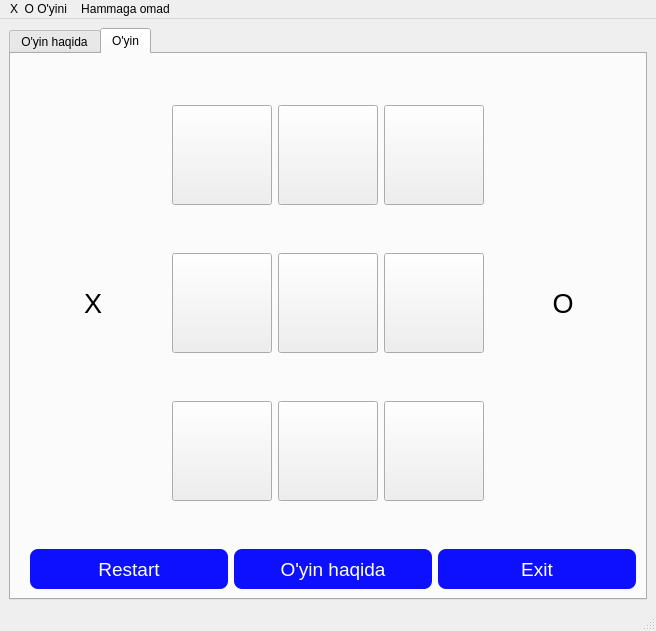
<?xml version="1.0" encoding="UTF-8"?>
<ui version="4.0">
 <class>MainWindow</class>
 <widget class="QMainWindow" name="MainWindow">
  <property name="geometry">
   <rect>
    <x>0</x>
    <y>0</y>
    <width>656</width>
    <height>631</height>
   </rect>
  </property>
  <property name="windowTitle">
   <string>MainWindow</string>
  </property>
  <widget class="QWidget" name="centralwidget">
   <layout class="QVBoxLayout" name="verticalLayout_2">
    <item>
     <widget class="QTabWidget" name="tabWidget">
      <property name="currentIndex">
       <number>1</number>
      </property>
      <widget class="QWidget" name="tab">
       <attribute name="title">
        <string>O'yin haqida</string>
       </attribute>
       <widget class="QTextBrowser" name="textBrowser">
        <property name="geometry">
         <rect>
          <x>100</x>
          <y>31</y>
          <width>351</width>
          <height>351</height>
         </rect>
        </property>
        <property name="html">
         <string>&lt;!DOCTYPE HTML PUBLIC &quot;-//W3C//DTD HTML 4.0//EN&quot; &quot;http://www.w3.org/TR/REC-html40/strict.dtd&quot;&gt;
&lt;html&gt;&lt;head&gt;&lt;meta name=&quot;qrichtext&quot; content=&quot;1&quot; /&gt;&lt;style type=&quot;text/css&quot;&gt;
p, li { white-space: pre-wrap; }
&lt;/style&gt;&lt;/head&gt;&lt;body style=&quot; font-family:'MS Shell Dlg 2'; font-size:7.8pt; font-weight:400; font-style:normal;&quot;&gt;
&lt;p align=&quot;center&quot; style=&quot; margin-top:0px; margin-bottom:0px; margin-left:0px; margin-right:0px; -qt-block-indent:0; text-indent:0px;&quot;&gt;&lt;span style=&quot; font-size:18pt;&quot;&gt;Bu mening birinchi o'yinim.&lt;/span&gt;&lt;/p&gt;
&lt;p align=&quot;center&quot; style=&quot; margin-top:0px; margin-bottom:0px; margin-left:0px; margin-right:0px; -qt-block-indent:0; text-indent:0px;&quot;&gt;&lt;span style=&quot; font-size:18pt;&quot;&gt;O'yin muallifi:&lt;/span&gt;&lt;/p&gt;
&lt;p align=&quot;center&quot; style=&quot; margin-top:0px; margin-bottom:0px; margin-left:0px; margin-right:0px; -qt-block-indent:0; text-indent:0px;&quot;&gt;&lt;span style=&quot; font-size:18pt;&quot;&gt;Botirov&lt;/span&gt;&lt;/p&gt;
&lt;p align=&quot;center&quot; style=&quot; margin-top:0px; margin-bottom:0px; margin-left:0px; margin-right:0px; -qt-block-indent:0; text-indent:0px;&quot;&gt;&lt;span style=&quot; font-size:18pt;&quot;&gt;Muhammadumar&lt;/span&gt;&lt;/p&gt;&lt;/body&gt;&lt;/html&gt;</string>
        </property>
       </widget>
      </widget>
      <widget class="QWidget" name="tab_2">
       <attribute name="title">
        <string>O'yin</string>
       </attribute>
       <layout class="QGridLayout" name="gridLayout_2">
        <item row="0" column="0">
         <layout class="QVBoxLayout" name="verticalLayout">
          <item>
           <layout class="QHBoxLayout" name="horizontalLayout">
            <item>
             <widget class="QLabel" name="lbl_x">
              <property name="font">
               <font>
                <pointsize>20</pointsize>
               </font>
              </property>
              <property name="text">
               <string>X</string>
              </property>
              <property name="scaledContents">
               <bool>true</bool>
              </property>
              <property name="alignment">
               <set>Qt::AlignCenter</set>
              </property>
             </widget>
            </item>
            <item>
             <layout class="QGridLayout" name="gridLayout">
              <item row="0" column="0">
               <widget class="QPushButton" name="btn_1">
                <property name="minimumSize">
                 <size>
                  <width>100</width>
                  <height>100</height>
                 </size>
                </property>
                <property name="text">
                 <string/>
                </property>
               </widget>
              </item>
              <item row="1" column="0">
               <widget class="QPushButton" name="btn_4">
                <property name="minimumSize">
                 <size>
                  <width>100</width>
                  <height>100</height>
                 </size>
                </property>
                <property name="text">
                 <string/>
                </property>
               </widget>
              </item>
              <item row="2" column="2">
               <widget class="QPushButton" name="btn_9">
                <property name="minimumSize">
                 <size>
                  <width>100</width>
                  <height>100</height>
                 </size>
                </property>
                <property name="text">
                 <string/>
                </property>
               </widget>
              </item>
              <item row="0" column="2">
               <widget class="QPushButton" name="btn_3">
                <property name="minimumSize">
                 <size>
                  <width>100</width>
                  <height>100</height>
                 </size>
                </property>
                <property name="text">
                 <string/>
                </property>
               </widget>
              </item>
              <item row="2" column="1">
               <widget class="QPushButton" name="btn_8">
                <property name="minimumSize">
                 <size>
                  <width>100</width>
                  <height>100</height>
                 </size>
                </property>
                <property name="text">
                 <string/>
                </property>
               </widget>
              </item>
              <item row="1" column="1">
               <widget class="QPushButton" name="btn_5">
                <property name="minimumSize">
                 <size>
                  <width>100</width>
                  <height>100</height>
                 </size>
                </property>
                <property name="text">
                 <string/>
                </property>
               </widget>
              </item>
              <item row="0" column="1">
               <widget class="QPushButton" name="btn_2">
                <property name="minimumSize">
                 <size>
                  <width>100</width>
                  <height>100</height>
                 </size>
                </property>
                <property name="text">
                 <string/>
                </property>
               </widget>
              </item>
              <item row="2" column="0">
               <widget class="QPushButton" name="btn_7">
                <property name="minimumSize">
                 <size>
                  <width>100</width>
                  <height>100</height>
                 </size>
                </property>
                <property name="text">
                 <string/>
                </property>
               </widget>
              </item>
              <item row="1" column="2">
               <widget class="QPushButton" name="btn_6">
                <property name="minimumSize">
                 <size>
                  <width>100</width>
                  <height>100</height>
                 </size>
                </property>
                <property name="text">
                 <string/>
                </property>
               </widget>
              </item>
             </layout>
            </item>
            <item>
             <widget class="QLabel" name="lbl_o">
              <property name="font">
               <font>
                <pointsize>20</pointsize>
               </font>
              </property>
              <property name="text">
               <string>O</string>
              </property>
              <property name="scaledContents">
               <bool>true</bool>
              </property>
              <property name="alignment">
               <set>Qt::AlignCenter</set>
              </property>
             </widget>
            </item>
           </layout>
          </item>
          <item>
           <layout class="QHBoxLayout" name="horizontalLayout_2">
            <property name="leftMargin">
             <number>10</number>
            </property>
            <item>
             <widget class="QPushButton" name="pushButton">
              <property name="minimumSize">
               <size>
                <width>60</width>
                <height>40</height>
               </size>
              </property>
              <property name="font">
               <font>
                <pointsize>14</pointsize>
               </font>
              </property>
              <property name="styleSheet">
               <string notr="true">background-color: rgb(12, 16, 255);
border:none;
border-radius:8px;
color: rgb(255, 255, 255);</string>
              </property>
              <property name="text">
               <string>Restart</string>
              </property>
             </widget>
            </item>
            <item>
             <widget class="QPushButton" name="pushButton_3">
              <property name="minimumSize">
               <size>
                <width>60</width>
                <height>40</height>
               </size>
              </property>
              <property name="font">
               <font>
                <pointsize>14</pointsize>
               </font>
              </property>
              <property name="styleSheet">
               <string notr="true">background-color: rgb(12, 16, 255);
border:none;
border-radius:8px;
color: rgb(255, 255, 255);</string>
              </property>
              <property name="text">
               <string>O'yin haqida</string>
              </property>
             </widget>
            </item>
            <item>
             <widget class="QPushButton" name="pushButton_2">
              <property name="minimumSize">
               <size>
                <width>60</width>
                <height>40</height>
               </size>
              </property>
              <property name="font">
               <font>
                <pointsize>14</pointsize>
               </font>
              </property>
              <property name="styleSheet">
               <string notr="true">background-color: rgb(12, 16, 255);
border:none;
border-radius:8px;
color: rgb(255, 255, 255);</string>
              </property>
              <property name="text">
               <string>Exit</string>
              </property>
             </widget>
            </item>
           </layout>
          </item>
         </layout>
        </item>
       </layout>
      </widget>
     </widget>
    </item>
   </layout>
  </widget>
  <widget class="QMenuBar" name="menubar">
   <property name="geometry">
    <rect>
     <x>0</x>
     <y>0</y>
     <width>656</width>
     <height>26</height>
    </rect>
   </property>
   <widget class="QMenu" name="menuX_O_O_yini">
    <property name="title">
     <string>X  O O'yini</string>
    </property>
   </widget>
   <widget class="QMenu" name="menuHammaga_omad">
    <property name="title">
     <string>Hammaga omad</string>
    </property>
   </widget>
   <addaction name="menuX_O_O_yini"/>
   <addaction name="menuHammaga_omad"/>
  </widget>
  <widget class="QStatusBar" name="statusbar"/>
 </widget>
 <resources/>
 <connections/>
</ui>
